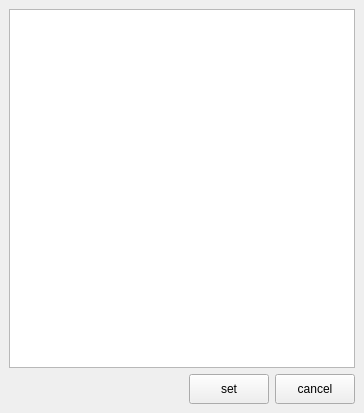
<?xml version="1.0" encoding="UTF-8"?>
<ui version="4.0">
 <class>MainWindow</class>
 <widget class="QMainWindow" name="MainWindow">
  <property name="geometry">
   <rect>
    <x>0</x>
    <y>0</y>
    <width>364</width>
    <height>413</height>
   </rect>
  </property>
  <property name="windowTitle">
   <string>MainWindow</string>
  </property>
  <widget class="QWidget" name="centralwidget">
   <layout class="QVBoxLayout" name="verticalLayout">
    <item>
     <widget class="QListView" name="listView">
      <property name="editTriggers">
       <set>QAbstractItemView::NoEditTriggers</set>
      </property>
      <property name="selectionMode">
       <enum>QAbstractItemView::ExtendedSelection</enum>
      </property>
     </widget>
    </item>
    <item>
     <layout class="QHBoxLayout" name="horizontalLayout">
      <item>
       <spacer name="horizontalSpacer">
        <property name="orientation">
         <enum>Qt::Horizontal</enum>
        </property>
        <property name="sizeHint" stdset="0">
         <size>
          <width>40</width>
          <height>20</height>
         </size>
        </property>
       </spacer>
      </item>
      <item>
       <widget class="QPushButton" name="setButton">
        <property name="minimumSize">
         <size>
          <width>80</width>
          <height>30</height>
         </size>
        </property>
        <property name="text">
         <string>set</string>
        </property>
       </widget>
      </item>
      <item>
       <widget class="QPushButton" name="cancelButton">
        <property name="minimumSize">
         <size>
          <width>80</width>
          <height>30</height>
         </size>
        </property>
        <property name="text">
         <string>cancel</string>
        </property>
       </widget>
      </item>
     </layout>
    </item>
   </layout>
  </widget>
 </widget>
 <resources/>
 <connections/>
</ui>
